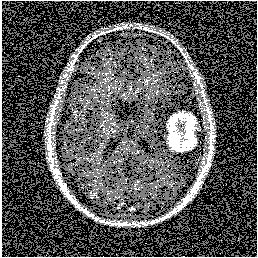
#> input picture MultiProcessing/test/noise_image.png, 258 x 258 px
$ python median_filter.py
#> lines starting #> are read from the running program, lines starting #| are printed output that depends on the picture
# -*- coding: utf-8 -*-

import cv2
import numpy as np

img = cv2.imread('test/noise_image.png')
#> img is the input picture: shape (258, 258, 3); min 0, max 255, mean 83.4
median = cv2.medianBlur(img, 5)
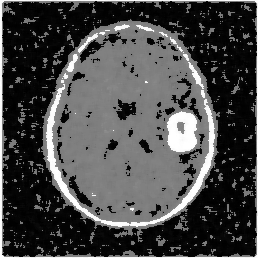
#> median: shape (258, 258, 3); min 0, max 255, mean 71.3
compare = np.concatenate((img, median), axis=1) #side by side comparison
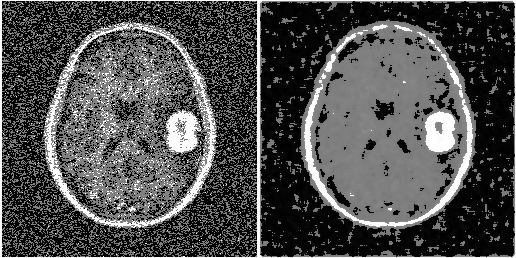
#> compare: shape (258, 516, 3); min 0, max 255, mean 77.3

cv2.imshow('img', compare)
cv2.waitKey(0)
cv2.destroyAllWindows
